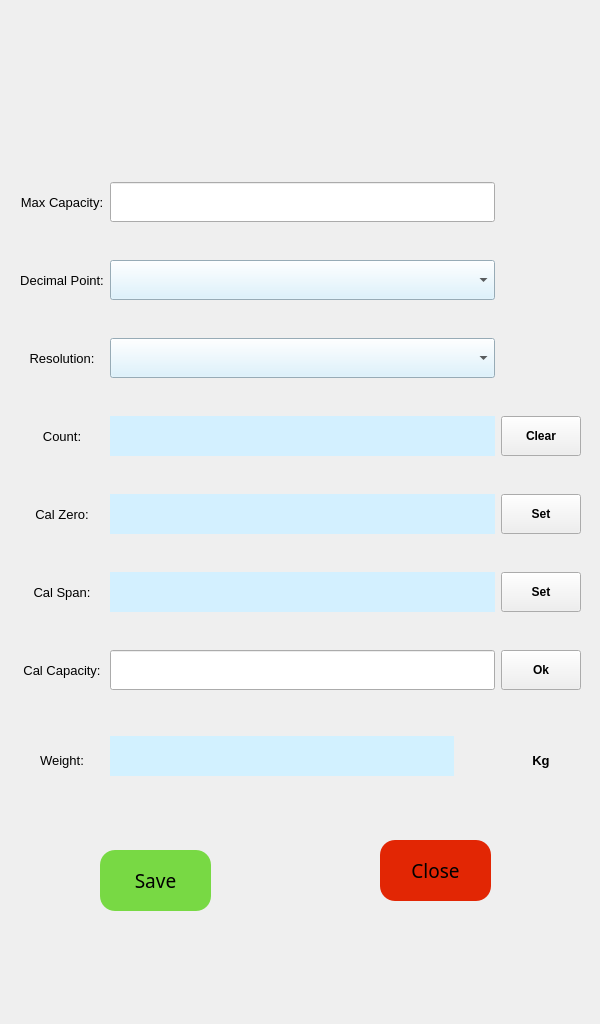
<?xml version="1.0" encoding="UTF-8"?>
<ui version="4.0">
 <class>MainWindow</class>
 <widget class="QMainWindow" name="MainWindow">
  <property name="geometry">
   <rect>
    <x>0</x>
    <y>0</y>
    <width>600</width>
    <height>1024</height>
   </rect>
  </property>
  <property name="windowTitle">
   <string>MainWindow</string>
  </property>
  <widget class="QWidget" name="centralwidget">
   <widget class="QLabel" name="label">
    <property name="geometry">
     <rect>
      <x>0</x>
      <y>0</y>
      <width>600</width>
      <height>1024</height>
     </rect>
    </property>
    <property name="text">
     <string/>
    </property>
    <property name="pixmap">
     <pixmap>../designs/screens/English/Calibration_480-x-800.jpg</pixmap>
    </property>
    <property name="scaledContents">
     <bool>true</bool>
    </property>
   </widget>
   <widget class="QPushButton" name="Save_bt">
    <property name="geometry">
     <rect>
      <x>100</x>
      <y>850</y>
      <width>111</width>
      <height>61</height>
     </rect>
    </property>
    <property name="font">
     <font>
      <family>Proxima Nova</family>
      <pointsize>14</pointsize>
     </font>
    </property>
    <property name="styleSheet">
     <string notr="true">QPushButton {
background-color: rgb(120, 217, 68);
	color: black;
	border-radius:15px;
}

QPushButton:focus{
	border:4px solid;
	border-color : black;
}</string>
    </property>
    <property name="text">
     <string>Save</string>
    </property>
   </widget>
   <widget class="QPushButton" name="Close_bt">
    <property name="geometry">
     <rect>
      <x>380</x>
      <y>840</y>
      <width>111</width>
      <height>61</height>
     </rect>
    </property>
    <property name="font">
     <font>
      <family>Proxima Nova</family>
      <pointsize>14</pointsize>
     </font>
    </property>
    <property name="styleSheet">
     <string notr="true">QPushButton {
	background-color: rgb(226, 38, 4);
	color: black;
	border-radius:15px;
}

QPushButton:focus{
	border:4px solid;
	border-color : black;
}</string>
    </property>
    <property name="text">
     <string>Close</string>
    </property>
   </widget>
   <widget class="QWidget" name="gridLayoutWidget_2">
    <property name="geometry">
     <rect>
      <x>20</x>
      <y>150</y>
      <width>561</width>
      <height>651</height>
     </rect>
    </property>
    <layout class="QGridLayout" name="gridLayout_2">
     <item row="0" column="1">
      <widget class="QLineEdit" name="Mc_ip">
       <property name="minimumSize">
        <size>
         <width>0</width>
         <height>40</height>
        </size>
       </property>
      </widget>
     </item>
     <item row="3" column="0">
      <widget class="QLabel" name="label_6">
       <property name="font">
        <font>
         <pointsize>10</pointsize>
        </font>
       </property>
       <property name="text">
        <string>Count:</string>
       </property>
       <property name="alignment">
        <set>Qt::AlignCenter</set>
       </property>
      </widget>
     </item>
     <item row="6" column="0">
      <widget class="QLabel" name="label_9">
       <property name="minimumSize">
        <size>
         <width>0</width>
         <height>40</height>
        </size>
       </property>
       <property name="font">
        <font>
         <pointsize>10</pointsize>
        </font>
       </property>
       <property name="text">
        <string>Cal Capacity:</string>
       </property>
       <property name="alignment">
        <set>Qt::AlignCenter</set>
       </property>
      </widget>
     </item>
     <item row="4" column="1">
      <widget class="QLabel" name="Cz_lb">
       <property name="styleSheet">
        <string notr="true">background-color: rgb(211, 240, 255);</string>
       </property>
       <property name="text">
        <string/>
       </property>
      </widget>
     </item>
     <item row="3" column="1">
      <widget class="QLabel" name="Count_lb">
       <property name="styleSheet">
        <string notr="true">background-color: rgb(211, 240, 255);</string>
       </property>
       <property name="text">
        <string/>
       </property>
      </widget>
     </item>
     <item row="2" column="1">
      <widget class="QComboBox" name="Res_cb">
       <property name="minimumSize">
        <size>
         <width>0</width>
         <height>40</height>
        </size>
       </property>
       <property name="styleSheet">
        <string notr="true">background-color: rgb(211, 240, 255);</string>
       </property>
      </widget>
     </item>
     <item row="0" column="0">
      <widget class="QLabel" name="label_3">
       <property name="maximumSize">
        <size>
         <width>108</width>
         <height>100</height>
        </size>
       </property>
       <property name="font">
        <font>
         <pointsize>10</pointsize>
        </font>
       </property>
       <property name="text">
        <string>Max Capacity:</string>
       </property>
       <property name="alignment">
        <set>Qt::AlignCenter</set>
       </property>
      </widget>
     </item>
     <item row="4" column="0">
      <widget class="QLabel" name="label_7">
       <property name="font">
        <font>
         <pointsize>10</pointsize>
        </font>
       </property>
       <property name="text">
        <string>Cal Zero:</string>
       </property>
       <property name="alignment">
        <set>Qt::AlignCenter</set>
       </property>
      </widget>
     </item>
     <item row="2" column="0">
      <widget class="QLabel" name="label_5">
       <property name="minimumSize">
        <size>
         <width>0</width>
         <height>40</height>
        </size>
       </property>
       <property name="font">
        <font>
         <pointsize>10</pointsize>
        </font>
       </property>
       <property name="text">
        <string>Resolution:</string>
       </property>
       <property name="alignment">
        <set>Qt::AlignCenter</set>
       </property>
      </widget>
     </item>
     <item row="6" column="1">
      <widget class="QLineEdit" name="Cc_ip">
       <property name="minimumSize">
        <size>
         <width>0</width>
         <height>40</height>
        </size>
       </property>
      </widget>
     </item>
     <item row="6" column="2">
      <widget class="QPushButton" name="pushButton_4">
       <property name="minimumSize">
        <size>
         <width>0</width>
         <height>40</height>
        </size>
       </property>
       <property name="font">
        <font>
         <pointsize>9</pointsize>
         <weight>75</weight>
         <bold>true</bold>
        </font>
       </property>
       <property name="text">
        <string>Ok</string>
       </property>
      </widget>
     </item>
     <item row="1" column="1">
      <widget class="QComboBox" name="Dp_cb">
       <property name="minimumSize">
        <size>
         <width>0</width>
         <height>40</height>
        </size>
       </property>
       <property name="styleSheet">
        <string notr="true">background-color: rgb(211, 240, 255);</string>
       </property>
      </widget>
     </item>
     <item row="5" column="0">
      <widget class="QLabel" name="label_8">
       <property name="font">
        <font>
         <pointsize>10</pointsize>
        </font>
       </property>
       <property name="text">
        <string>Cal Span:</string>
       </property>
       <property name="alignment">
        <set>Qt::AlignCenter</set>
       </property>
      </widget>
     </item>
     <item row="3" column="2">
      <widget class="QPushButton" name="pushButton">
       <property name="minimumSize">
        <size>
         <width>0</width>
         <height>40</height>
        </size>
       </property>
       <property name="font">
        <font>
         <pointsize>9</pointsize>
         <weight>75</weight>
         <bold>true</bold>
        </font>
       </property>
       <property name="text">
        <string>Clear</string>
       </property>
      </widget>
     </item>
     <item row="5" column="1">
      <widget class="QLabel" name="Cs_lb">
       <property name="styleSheet">
        <string notr="true">background-color: rgb(211, 240, 255);
</string>
       </property>
       <property name="text">
        <string/>
       </property>
      </widget>
     </item>
     <item row="1" column="0">
      <widget class="QLabel" name="label_4">
       <property name="font">
        <font>
         <pointsize>10</pointsize>
        </font>
       </property>
       <property name="text">
        <string>Decimal Point:</string>
       </property>
       <property name="alignment">
        <set>Qt::AlignCenter</set>
       </property>
      </widget>
     </item>
     <item row="5" column="2">
      <widget class="QPushButton" name="pushButton_3">
       <property name="minimumSize">
        <size>
         <width>0</width>
         <height>40</height>
        </size>
       </property>
       <property name="font">
        <font>
         <pointsize>9</pointsize>
         <weight>75</weight>
         <bold>true</bold>
        </font>
       </property>
       <property name="text">
        <string>Set</string>
       </property>
      </widget>
     </item>
     <item row="4" column="2">
      <widget class="QPushButton" name="pushButton_2">
       <property name="minimumSize">
        <size>
         <width>0</width>
         <height>40</height>
        </size>
       </property>
       <property name="font">
        <font>
         <pointsize>9</pointsize>
         <weight>75</weight>
         <bold>true</bold>
        </font>
       </property>
       <property name="text">
        <string>Set</string>
       </property>
      </widget>
     </item>
     <item row="7" column="1">
      <widget class="QLabel" name="Weight_lb">
       <property name="minimumSize">
        <size>
         <width>344</width>
         <height>40</height>
        </size>
       </property>
       <property name="maximumSize">
        <size>
         <width>344</width>
         <height>24</height>
        </size>
       </property>
       <property name="styleSheet">
        <string notr="true">background-color: rgb(210, 241, 255);</string>
       </property>
       <property name="text">
        <string/>
       </property>
      </widget>
     </item>
     <item row="7" column="0">
      <widget class="QLabel" name="label_10">
       <property name="minimumSize">
        <size>
         <width>0</width>
         <height>40</height>
        </size>
       </property>
       <property name="font">
        <font>
         <pointsize>10</pointsize>
        </font>
       </property>
       <property name="text">
        <string>Weight:</string>
       </property>
       <property name="alignment">
        <set>Qt::AlignBottom|Qt::AlignHCenter</set>
       </property>
      </widget>
     </item>
     <item row="7" column="2">
      <widget class="QLabel" name="label_15">
       <property name="minimumSize">
        <size>
         <width>0</width>
         <height>40</height>
        </size>
       </property>
       <property name="maximumSize">
        <size>
         <width>500</width>
         <height>500</height>
        </size>
       </property>
       <property name="font">
        <font>
         <pointsize>10</pointsize>
         <weight>75</weight>
         <bold>true</bold>
        </font>
       </property>
       <property name="text">
        <string>Kg</string>
       </property>
       <property name="alignment">
        <set>Qt::AlignBottom|Qt::AlignHCenter</set>
       </property>
      </widget>
     </item>
    </layout>
   </widget>
  </widget>
 </widget>
 <resources/>
 <connections/>
</ui>
